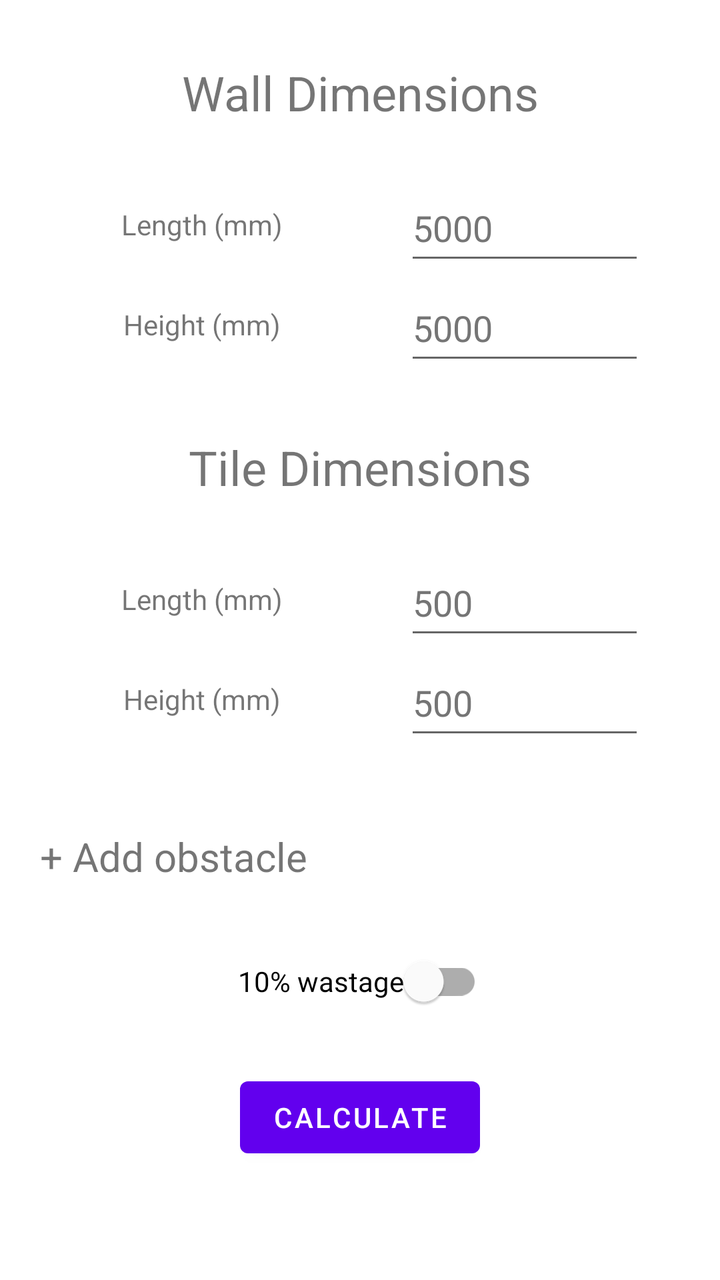
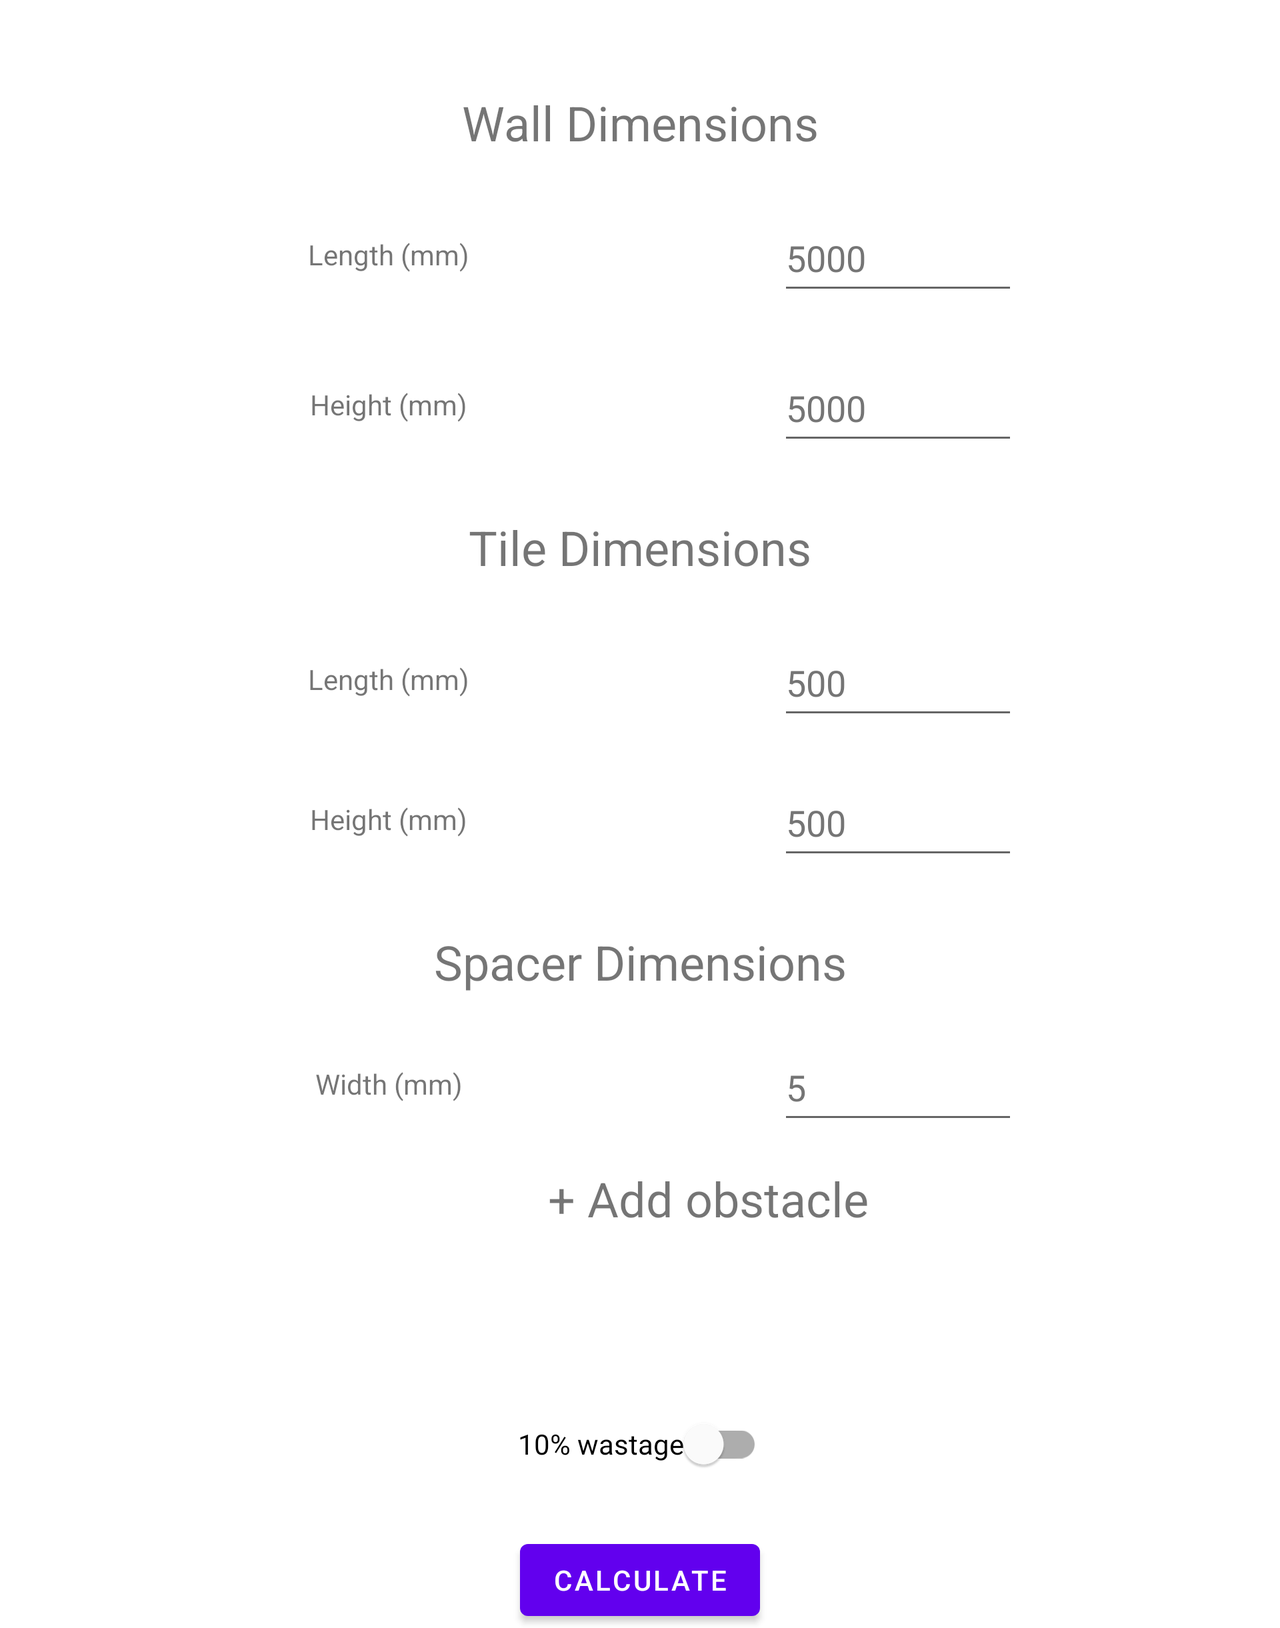

An Android layout and its configuration variant, each rendered on a device that would load it. The default file and the variant file are quoted in full after the pictures.
<!-- AndroidManifest.xml: application theme Theme.tiler_buddy -->
<!-- res/layout/activity_main.xml -->
<?xml version="1.0" encoding="utf-8"?>
<ScrollView xmlns:android="http://schemas.android.com/apk/res/android"
    xmlns:app="http://schemas.android.com/apk/res-auto"
    xmlns:tools="http://schemas.android.com/tools"
    android:layout_width="match_parent"
    android:layout_height="match_parent"
    tools:context=".view.MainActivity">

    <androidx.constraintlayout.widget.ConstraintLayout
        android:layout_width="match_parent"
        android:layout_height="wrap_content"
        android:orientation="vertical">

        <TextView
            android:id="@+id/tile_length_txt"
            android:layout_width="127dp"
            android:layout_height="50dp"
            android:layout_marginTop="25dp"
            android:gravity="center"
            android:text="@string/length_mm"
            app:layout_constraintEnd_toStartOf="@+id/tile_length_in"
            app:layout_constraintStart_toStartOf="parent"
            app:layout_constraintTop_toBottomOf="@+id/tile" />

        <EditText
            android:id="@+id/wall_height_in"
            android:layout_width="120dp"
            android:layout_height="50dp"
            android:ems="10"
            android:hint="@string/wall_hint"
            android:importantForAutofill="no"
            android:inputType="number"
            android:minHeight="48dp"
            android:textColorHint="#757575"
            app:layout_constraintEnd_toEndOf="parent"
            app:layout_constraintHorizontal_bias="0.5"
            app:layout_constraintStart_toEndOf="@+id/wall_height_txt"
            app:layout_constraintTop_toBottomOf="@+id/wall_length_in"
            tools:ignore="DuplicateSpeakableTextCheck" />

        <EditText
            android:id="@+id/wall_length_in"
            android:layout_width="120dp"
            android:layout_height="50dp"
            android:layout_marginTop="25dp"
            android:ems="10"
            android:hint="@string/wall_hint"
            android:importantForAutofill="no"
            android:inputType="number"
            android:minHeight="48dp"
            android:textColorHint="#757575"
            app:layout_constraintEnd_toEndOf="parent"
            app:layout_constraintHorizontal_bias="0.5"
            app:layout_constraintStart_toEndOf="@+id/wall_length_txt"
            app:layout_constraintTop_toBottomOf="@+id/wall" />

        <TextView
            android:id="@+id/wall"
            android:layout_width="wrap_content"
            android:layout_height="wrap_content"
            android:layout_marginTop="30dp"
            android:gravity="center"
            android:text="@string/wall_dimensions"
            android:textSize="24sp"
            app:layout_constraintEnd_toEndOf="parent"
            app:layout_constraintHorizontal_bias="0.5"
            app:layout_constraintStart_toStartOf="parent"
            app:layout_constraintTop_toTopOf="parent" />

        <TextView
            android:id="@+id/wall_length_txt"
            android:layout_width="127dp"
            android:layout_height="50dp"
            android:layout_marginTop="25dp"
            android:gravity="center"
            android:text="@string/length_mm"
            app:layout_constraintEnd_toStartOf="@+id/wall_length_in"
            app:layout_constraintHorizontal_bias="0.5"
            app:layout_constraintStart_toStartOf="parent"
            app:layout_constraintTop_toBottomOf="@+id/wall" />

        <TextView
            android:id="@+id/wall_height_txt"
            android:layout_width="127dp"
            android:layout_height="50dp"
            android:gravity="center"
            android:text="@string/height_mm"
            app:layout_constraintEnd_toStartOf="@+id/wall_height_in"
            app:layout_constraintHorizontal_bias="0.5"
            app:layout_constraintStart_toStartOf="parent"
            app:layout_constraintTop_toBottomOf="@+id/wall_length_txt" />

        <TextView
            android:id="@+id/tile"
            android:layout_width="wrap_content"
            android:layout_height="wrap_content"
            android:layout_marginTop="30dp"
            android:gravity="center"
            android:text="@string/tile_dimensions"
            android:textSize="24sp"
            app:layout_constraintEnd_toEndOf="parent"
            app:layout_constraintHorizontal_bias="0.5"
            app:layout_constraintStart_toStartOf="parent"
            app:layout_constraintTop_toBottomOf="@+id/wall_height_txt" />

        <EditText
            android:id="@+id/tile_length_in"
            android:layout_width="120dp"
            android:layout_height="50dp"
            android:layout_marginTop="25dp"
            android:ems="10"
            android:hint="@string/tile_hint"
            android:importantForAutofill="no"
            android:inputType="number"
            android:minHeight="48dp"
            android:textColorHint="#757575"
            app:layout_constraintEnd_toEndOf="parent"
            app:layout_constraintHorizontal_bias="0.5"
            app:layout_constraintStart_toEndOf="@+id/tile_length_txt"
            app:layout_constraintTop_toBottomOf="@+id/tile"
            tools:ignore="DuplicateSpeakableTextCheck" />

        <TextView
            android:id="@+id/tile_height_txt"
            android:layout_width="127dp"
            android:layout_height="50dp"
            android:gravity="center"
            android:text="@string/height_mm"
            app:layout_constraintEnd_toStartOf="@+id/tile_height_in"
            app:layout_constraintStart_toStartOf="parent"
            app:layout_constraintTop_toBottomOf="@+id/tile_length_txt" />

        <EditText
            android:id="@+id/tile_height_in"
            android:layout_width="120dp"
            android:layout_height="50dp"
            android:ems="10"
            android:hint="@string/tile_hint"
            android:importantForAutofill="no"
            android:inputType="number"
            android:minHeight="48dp"
            android:textColorHint="#757575"
            app:layout_constraintEnd_toEndOf="parent"
            app:layout_constraintHorizontal_bias="0.5"
            app:layout_constraintStart_toEndOf="@+id/tile_height_txt"
            app:layout_constraintTop_toBottomOf="@+id/tile_length_in"
            tools:ignore="DuplicateSpeakableTextCheck" />


        <Button
            android:id="@+id/button_calc"
            android:layout_width="wrap_content"
            android:layout_height="wrap_content"
            android:layout_marginTop="20dp"
            android:text="@string/button_dims"
            app:layout_constraintEnd_toEndOf="parent"
            app:layout_constraintHorizontal_bias="0.5"
            app:layout_constraintStart_toStartOf="parent"
            app:layout_constraintTop_toBottomOf="@+id/ten_percent" />

        <com.google.android.material.switchmaterial.SwitchMaterial
            android:id="@+id/ten_percent"
            android:layout_width="wrap_content"
            android:layout_height="wrap_content"
            android:layout_marginTop="25dp"
            android:minHeight="48dp"
            android:text="@string/switch_10"
            app:layout_constraintEnd_toEndOf="parent"
            app:layout_constraintStart_toStartOf="parent"
            app:layout_constraintTop_toBottomOf="@+id/layout_obs" />

        <androidx.constraintlayout.widget.ConstraintLayout
            android:id="@+id/layout_obs"
            android:layout_width="match_parent"
            android:layout_height="wrap_content"
            android:layout_marginTop="30dp"
            app:layout_constraintEnd_toEndOf="parent"
            app:layout_constraintHorizontal_bias="0.5"
            app:layout_constraintStart_toStartOf="parent"
            app:layout_constraintTop_toBottomOf="@+id/tile_height_txt">

            <LinearLayout
                android:id="@+id/container"
                android:layout_width="match_parent"
                android:layout_height="wrap_content"
                android:orientation="vertical"
                app:layout_constraintEnd_toEndOf="parent"
                app:layout_constraintHorizontal_bias="0.5"
                app:layout_constraintStart_toStartOf="parent"
                app:layout_constraintTop_toTopOf="parent"></LinearLayout>

            <TextView
                android:id="@+id/button_obs"
                android:layout_width="wrap_content"
                android:layout_height="wrap_content"
                android:layout_marginStart="20dp"
                android:layout_marginTop="10dp"
                android:clickable="true"
                android:text="@string/button_obs"
                android:textSize="20sp"
                app:layout_constraintStart_toStartOf="parent"
                app:layout_constraintTop_toBottomOf="@+id/container" />
        </androidx.constraintlayout.widget.ConstraintLayout>

    </androidx.constraintlayout.widget.ConstraintLayout>
</ScrollView>
<!-- resources referenced by this layout -->
<resources>
  <string name="button_dims">Calculate</string>
  <string name="button_obs">+ Add obstacle</string>
  <string name="height_mm">Height (mm)</string>
  <string name="length_mm">Length (mm)</string>
  <string name="switch_10">10% wastage</string>
  <string name="tile_dimensions">Tile Dimensions</string>
  <string name="tile_hint">500</string>
  <string name="wall_dimensions">Wall Dimensions</string>
  <string name="wall_hint">5000</string>
  <style name="Theme.tiler_buddy" parent="Theme.MaterialComponents.DayNight.DarkActionBar">
          
          <item name="colorPrimary">@color/purple_500</item>
          <item name="colorPrimaryVariant">@color/purple_700</item>
          <item name="colorOnPrimary">@color/white</item>
          
          <item name="colorSecondary">@color/teal_200</item>
          <item name="colorSecondaryVariant">@color/teal_700</item>
          <item name="colorOnSecondary">@color/black</item>
          
          <item name="android:statusBarColor" tools:targetApi="l">?attr/colorPrimaryVariant</item>
          
          <item name="windowNoTitle">true</item>
          <item name="android:windowFullscreen">true</item>
      </style>
</resources>
<!-- res/layout-land/activity_main.xml (the repository's variant of the layout above) -->
<!-- drawn on the phone turned sideways -->
<?xml version="1.0" encoding="utf-8"?>
<ScrollView
    xmlns:android="http://schemas.android.com/apk/res/android"
    xmlns:app="http://schemas.android.com/apk/res-auto"
    xmlns:tools="http://schemas.android.com/tools"
    android:layout_width="match_parent"
    android:layout_height="match_parent"
    tools:context=".MainActivity">

    <androidx.constraintlayout.widget.ConstraintLayout
        android:layout_width="match_parent"
        android:layout_height="wrap_content"
        android:orientation="vertical">

        <TextView
            android:id="@+id/tile_length_txt"
            android:layout_width="127dp"
            android:layout_height="50dp"
            android:layout_marginTop="25dp"
            android:gravity="center"
            android:text="@string/length_mm"
            app:layout_constraintEnd_toStartOf="@+id/tile_length_in"
            app:layout_constraintStart_toStartOf="parent"
            app:layout_constraintTop_toBottomOf="@+id/tile" />

        <EditText
            android:id="@+id/wall_height_in"
            android:layout_width="120dp"
            android:layout_height="50dp"
            android:layout_marginTop="25dp"
            android:ems="10"
            android:hint="@string/wall_hint"
            android:importantForAutofill="no"
            android:inputType="number"
            android:minHeight="48dp"
            android:textColorHint="#757575"
            app:layout_constraintEnd_toEndOf="parent"
            app:layout_constraintHorizontal_bias="0.5"
            app:layout_constraintStart_toEndOf="@+id/wall_height_txt"
            app:layout_constraintTop_toBottomOf="@+id/wall_length_in"
            tools:ignore="DuplicateSpeakableTextCheck" />

        <EditText
            android:id="@+id/wall_length_in"
            android:layout_width="120dp"
            android:layout_height="50dp"
            android:layout_marginTop="25dp"
            android:ems="10"
            android:hint="@string/wall_hint"
            android:importantForAutofill="no"
            android:inputType="number"
            android:minHeight="48dp"
            android:textColorHint="#757575"
            app:layout_constraintEnd_toEndOf="parent"
            app:layout_constraintHorizontal_bias="0.5"
            app:layout_constraintStart_toEndOf="@+id/wall_length_txt"
            app:layout_constraintTop_toBottomOf="@+id/wall" />

        <TextView
            android:id="@+id/wall"
            android:layout_width="wrap_content"
            android:layout_height="wrap_content"
            android:layout_marginTop="45dp"
            android:gravity="center"
            android:text="@string/wall_dimensions"
            android:textSize="24sp"
            app:layout_constraintEnd_toEndOf="parent"
            app:layout_constraintHorizontal_bias="0.5"
            app:layout_constraintStart_toStartOf="parent"
            app:layout_constraintTop_toTopOf="parent" />

        <TextView
            android:id="@+id/wall_length_txt"
            android:layout_width="127dp"
            android:layout_height="50dp"
            android:layout_marginTop="25dp"
            android:gravity="center"
            android:text="@string/length_mm"
            app:layout_constraintEnd_toStartOf="@+id/wall_length_in"
            app:layout_constraintHorizontal_bias="0.5"
            app:layout_constraintStart_toStartOf="parent"
            app:layout_constraintTop_toBottomOf="@+id/wall" />

        <TextView
            android:id="@+id/wall_height_txt"
            android:layout_width="127dp"
            android:layout_height="50dp"
            android:layout_marginTop="25dp"
            android:gravity="center"
            android:text="@string/height_mm"
            app:layout_constraintEnd_toStartOf="@+id/wall_height_in"
            app:layout_constraintHorizontal_bias="0.5"
            app:layout_constraintStart_toStartOf="parent"
            app:layout_constraintTop_toBottomOf="@+id/wall_length_txt" />

        <TextView
            android:id="@+id/spacer"
            android:layout_width="wrap_content"
            android:layout_height="wrap_content"
            android:layout_marginTop="30dp"
            android:gravity="center"
            android:text="@string/spacer_dimensions"
            android:textSize="24sp"
            app:layout_constraintEnd_toEndOf="parent"
            app:layout_constraintHorizontal_bias="0.5"
            app:layout_constraintStart_toStartOf="parent"
            app:layout_constraintTop_toBottomOf="@+id/tile_height_txt" />

        <TextView
            android:id="@+id/tile"
            android:layout_width="wrap_content"
            android:layout_height="wrap_content"
            android:layout_marginTop="30dp"
            android:gravity="center"
            android:text="@string/tile_dimensions"
            android:textSize="24sp"
            app:layout_constraintEnd_toEndOf="parent"
            app:layout_constraintHorizontal_bias="0.5"
            app:layout_constraintStart_toStartOf="parent"
            app:layout_constraintTop_toBottomOf="@+id/wall_height_txt" />

        <EditText
            android:id="@+id/tile_length_in"
            android:layout_width="120dp"
            android:layout_height="50dp"
            android:layout_marginTop="25dp"
            android:ems="10"
            android:hint="@string/tile_hint"
            android:importantForAutofill="no"
            android:inputType="number"
            android:minHeight="48dp"
            android:textColorHint="#757575"
            app:layout_constraintEnd_toEndOf="parent"
            app:layout_constraintHorizontal_bias="0.5"
            app:layout_constraintStart_toEndOf="@+id/tile_length_txt"
            app:layout_constraintTop_toBottomOf="@+id/tile"
            tools:ignore="DuplicateSpeakableTextCheck" />


        <TextView
            android:id="@+id/tile_height_txt"
            android:layout_width="127dp"
            android:layout_height="50dp"
            android:layout_marginTop="20dp"
            android:gravity="center"
            android:text="@string/height_mm"
            app:layout_constraintEnd_toStartOf="@+id/tile_height_in"
            app:layout_constraintStart_toStartOf="parent"
            app:layout_constraintTop_toBottomOf="@+id/tile_length_txt" />

        <TextView
            android:id="@+id/spacer_width_txt"
            android:layout_width="127dp"
            android:layout_height="50dp"
            android:layout_marginTop="20dp"
            android:gravity="center"
            android:text="@string/spacer_width_mm"
            app:layout_constraintEnd_toStartOf="@+id/spacer_width_in"
            app:layout_constraintHorizontal_bias="0.5"
            app:layout_constraintStart_toStartOf="parent"
            app:layout_constraintTop_toBottomOf="@+id/spacer" />

        <EditText
            android:id="@+id/spacer_width_in"
            android:layout_width="120dp"
            android:layout_height="50dp"
            android:layout_marginTop="20dp"
            android:ems="10"
            android:hint="@string/spacer_hint"
            android:importantForAutofill="no"
            android:inputType="number"
            android:minHeight="48dp"
            android:textColorHint="#757575"
            app:layout_constraintEnd_toEndOf="parent"
            app:layout_constraintHorizontal_bias="0.5"
            app:layout_constraintStart_toEndOf="@+id/spacer_width_txt"
            app:layout_constraintTop_toBottomOf="@+id/spacer"
            tools:ignore="DuplicateSpeakableTextCheck" />

        <EditText
            android:id="@+id/tile_height_in"
            android:layout_width="120dp"
            android:layout_height="50dp"
            android:layout_marginTop="20dp"
            android:ems="10"
            android:hint="@string/tile_hint"
            android:importantForAutofill="no"
            android:inputType="number"
            android:minHeight="48dp"
            android:textColorHint="#757575"
            app:layout_constraintEnd_toEndOf="parent"
            app:layout_constraintHorizontal_bias="0.5"
            app:layout_constraintStart_toEndOf="@+id/tile_height_txt"
            app:layout_constraintTop_toBottomOf="@+id/tile_length_in"
            tools:ignore="DuplicateSpeakableTextCheck" />


        <Button
            android:id="@+id/button_calc"
            android:layout_width="wrap_content"
            android:layout_height="wrap_content"
            android:layout_marginTop="20dp"
            android:text="@string/button_dims"
            app:layout_constraintEnd_toEndOf="parent"
            app:layout_constraintHorizontal_bias="0.5"
            app:layout_constraintStart_toStartOf="parent"
            app:layout_constraintTop_toBottomOf="@+id/ten_percent" />

        <com.google.android.material.switchmaterial.SwitchMaterial
            android:id="@+id/ten_percent"
            android:layout_width="wrap_content"
            android:layout_height="wrap_content"
            android:layout_marginTop="20dp"
            android:minHeight="48dp"
            android:text="@string/switch_10"
            app:layout_constraintEnd_toEndOf="parent"
            app:layout_constraintHorizontal_bias="0.5"
            app:layout_constraintStart_toStartOf="parent"
            app:layout_constraintTop_toBottomOf="@+id/layout_obs" />

        <LinearLayout
            android:id="@+id/layout_obs"
            android:layout_width="414dp"
            android:layout_height="111dp"
            android:orientation="vertical"

            app:layout_constraintEnd_toEndOf="parent"
            app:layout_constraintHorizontal_bias="1.0"
            app:layout_constraintStart_toStartOf="parent"
            app:layout_constraintTop_toBottomOf="@+id/spacer_width_txt">

            <TextView
                android:id="@+id/button_obs"
                android:layout_width="wrap_content"
                android:layout_height="wrap_content"
                android:layout_marginStart="48dp"
                android:layout_marginTop="16dp"
                android:clickable="true"
                android:gravity="center"
                android:text="@string/button_obs"
                android:textSize="24sp" />
        </LinearLayout>

    </androidx.constraintlayout.widget.ConstraintLayout>
</ScrollView>
<!-- resources referenced by the variant -->
<!-- as the phone turned sideways resolves them -->
<resources>
  <string name="button_dims">Calculate</string>
  <string name="button_obs">+ Add obstacle</string>
  <string name="height_mm">Height (mm)</string>
  <string name="length_mm">Length (mm)</string>
  <string name="spacer_dimensions">Spacer Dimensions</string>
  <string name="spacer_hint">5</string>
  <string name="spacer_width_mm">Width (mm)</string>
  <string name="switch_10">10% wastage</string>
  <string name="tile_dimensions">Tile Dimensions</string>
  <string name="tile_hint">500</string>
  <string name="wall_dimensions">Wall Dimensions</string>
  <string name="wall_hint">5000</string>
  <style name="Theme.tiler_buddy" parent="Theme.MaterialComponents.DayNight.DarkActionBar">
          
          <item name="colorPrimary">@color/purple_500</item>
          <item name="colorPrimaryVariant">@color/purple_700</item>
          <item name="colorOnPrimary">@color/white</item>
          
          <item name="colorSecondary">@color/teal_200</item>
          <item name="colorSecondaryVariant">@color/teal_700</item>
          <item name="colorOnSecondary">@color/black</item>
          
          <item name="android:statusBarColor" tools:targetApi="l">?attr/colorPrimaryVariant</item>
          
          <item name="windowNoTitle">true</item>
          <item name="android:windowFullscreen">true</item>
      </style>
</resources>
